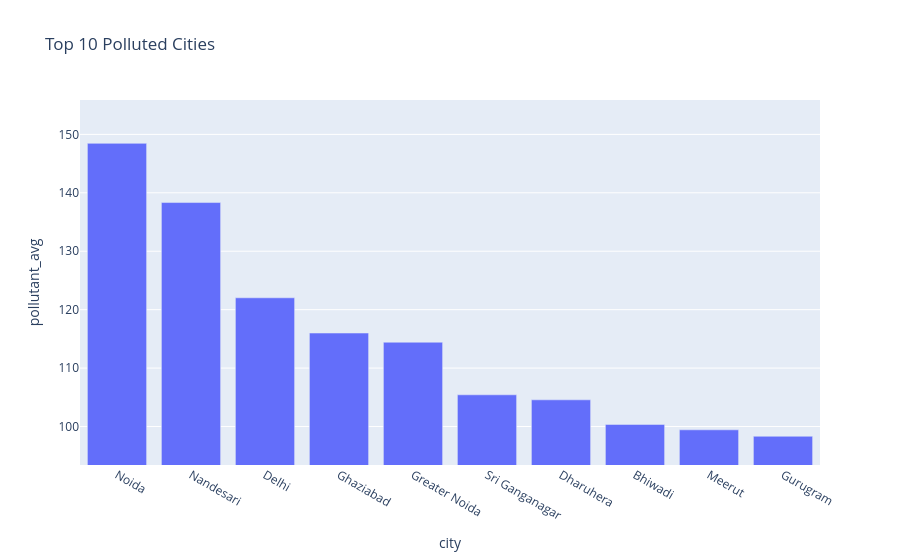

The code cell stored with this chart in its notebook:
### Code cell
# 3 Most pollutated cities 
top_cities = df.groupby('city')['pollutant_avg'].mean().nlargest(10).reset_index()

# set y-axis range slightly below min and slightly above max
min_val = top_cities['pollutant_avg'].min()
max_val = top_cities['pollutant_avg'].max()

px.bar(
    top_cities, 
    x='city', 
    y='pollutant_avg', 
    title='Top 10 Polluted Cities',
    range_y=[min_val * 0.95, max_val * 1.05]  # zoom in on data range
).show()

### Figure 1 — Plotly figure (JSON) as saved in the notebook; plotly's stock layout.template omitted (floating-point values rounded to 4 significant figures)
{"data": [{"hovertemplate": "city=%{x}<br>pollutant_avg=%{y}<extra></extra>", "legendgroup": "", "marker": {"color": "#636efa", "pattern": {"shape": ""}}, "name": "", "orientation": "v", "showlegend": false, "textposition": "auto", "type": "bar", "x": ["Noida", "Nandesari", "Delhi", "Ghaziabad", "Greater Noida", "Sri Ganganagar", "Dharuhera", "Bhiwadi", "Meerut", "Gurugram"], "xaxis": "x", "y": [148.5, 138.3, 122.0, 116.0, 114.4, 105.4, 104.6, 100.4, 99.44, 98.33], "yaxis": "y"}], "layout": {"barmode": "relative", "legend": {"tracegroupgap": 0}, "title": {"text": "Top 10 Polluted Cities"}, "xaxis": {"anchor": "y", "domain": [0, 1], "title": {"text": "city"}}, "yaxis": {"anchor": "x", "domain": [0, 1], "range": [93.42, 155.9], "title": {"text": "pollutant_avg"}}}}
